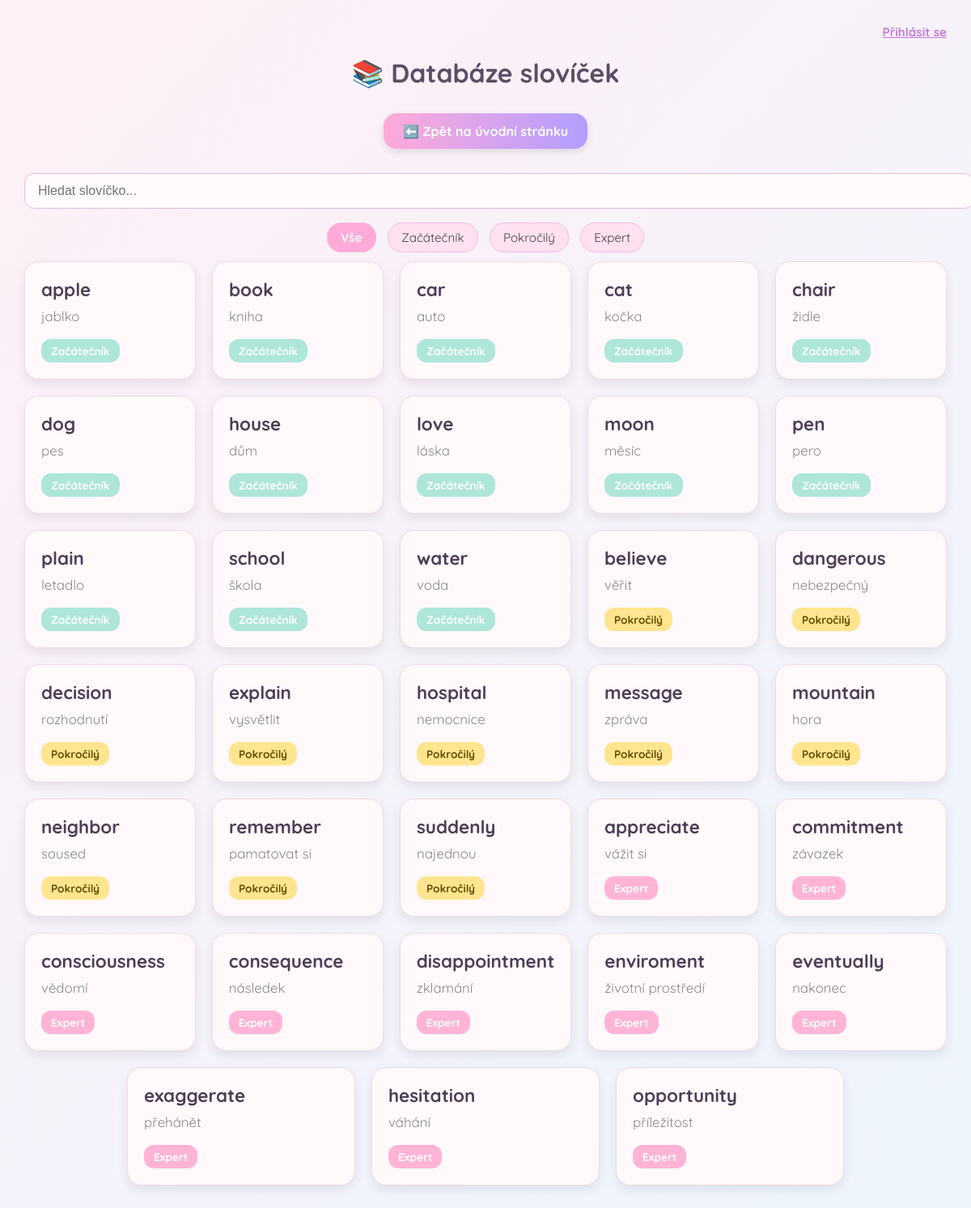
The page /words/ on the database as committed earlier.
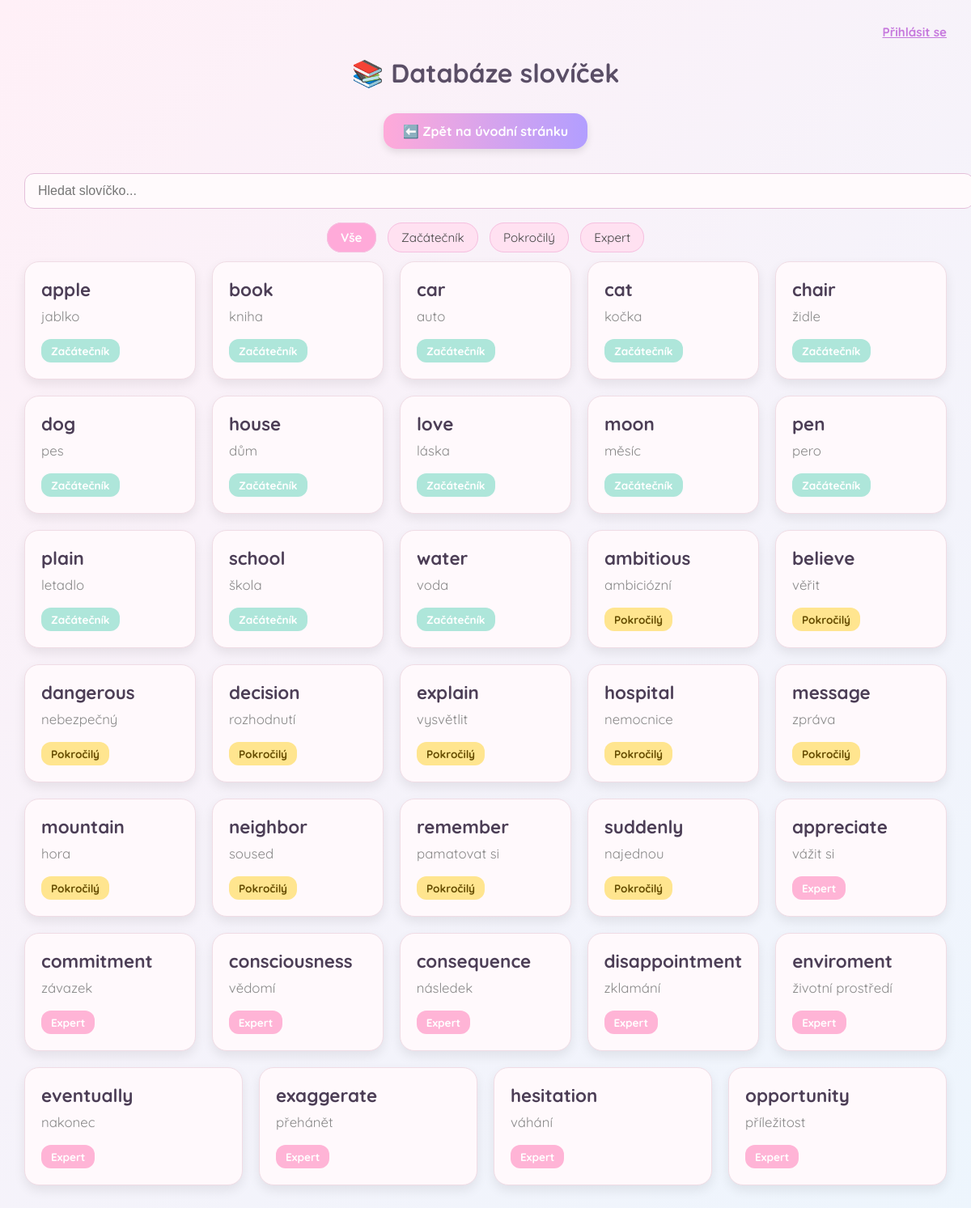
The same page on the database as committed later.
### core/models.py (models this page shows, shortened)
class Word(models.Model):
    english = models.CharField(
        max_length=100,
        verbose_name="Anglické slovo",
        help_text="Zadej slovo v angličtině (bez speciálních znaků)",
        validators=[RegexValidator(r'^[a-zA-Z\s\-]+$', 'Pouze písmena, mezery a pomlčky')]
    )
    czech = models.CharField(
        max_length=100,
        verbose_name="Český překlad",
        help_text="Zadej český překlad"
    )
    difficulty = models.CharField(
        max_length=10,
        choices=[
            ('easy', 'Easy'),
            ('medium', 'Medium'),
            ('hard', 'Hard')
        ],
        verbose_name="Obtížnost",
        help_text="Vyber obtížnost slova"
    )
    category = models.ForeignKey(
        'Category',
        on_delete=models.CASCADE,
        null=True,
        blank=True,
        verbose_name="Kategorie",
        help_text="Vyber kategorii (nepovinné)"
    )
    example_sentence = models.TextField(
        blank=True,
        null=True,
        verbose_name="Příklad věty",
        help_text="Věta, kde se používá anglické slovo"
    )
    class Meta:
        verbose_name = "Slovo"
        verbose_name_plural = "Slova"
        ordering = ['difficulty']
    @classmethod
    def ordered_by_difficulty(cls) -> QuerySet:
        return cls.objects.annotate(
            difficulty_order=Case(
                When(difficulty='easy', then=Value(1)),
                When(difficulty='medium', then=Value(2)),
                When(difficulty='hard', then=Value(3)),
                output_field=IntegerField()
            )
        ).order_by('difficulty_order', 'english')

### core/views.py (the view)
# urls.py: path('words/', views.word_list, name='word_list'),
def word_list(request):
    query = request.GET.get("q", "")
    difficulty = request.GET.get("difficulty", "")
    words = Word.ordered_by_difficulty()
    if query:
        words = words.filter(
            Q(english__icontains=query) |
            Q(czech__icontains=query)
        )
    if difficulty:
        words = words.filter(difficulty=difficulty)
    return render(request, 'core/word_list.html', {
        'words': words,
        'selected_difficulty': difficulty
    })

### core/templates/core/word_list.html (shortened to what this page needs)
<!DOCTYPE html>
<html lang="cs">
<head>
</head>
<body>
  <div class="topbar">
    {% if user.is_authenticated %}
    Přihlášen jako <strong>{{ user.username }}</strong>
    <form method="post" action="{% url 'logout' %}" style="display: inline;">{% csrf_token %}
      <button type="submit">Odhlásit se</button>
    </form>
    {% else %}
    <a href="{% url 'login' %}">Přihlásit se</a>
    {% endif %}
  </div>
  <h1>📚 Databáze slovíček</h1>
    <div style="text-align: center; margin-bottom: 30px;">
    <a href="{% url 'home' %}" style="display: inline-block; background: linear-gradient(to right, #ffaad9, #b29eff); padding: 12px 24px; border-radius: 16px; color: white; font-weight: bold; text-decoration: none; box-shadow: 0 4px 10px rgba(0,0,0,0.1); transition: 0.2s ease;">
    ⬅️ Zpět na úvodní stránku
    </a>
    </div>
  <input type="text" id="searchInput" placeholder="Hledat slovíčko...">
  <form method="get" class="difficulty-filters">
    <label for="all">Vše</label>
    <label for="easy">Začátečník</label>
    <label for="medium">Pokročilý</label>
    <label for="hard">Expert</label>
  </form>
  <div class="card-container">
    {% for word in words %}
    <div class="word-card difficulty-{{ word.difficulty }}" data-english="{{ word.english }}" data-czech="{{ word.czech }}" data-difficulty="{{ word.difficulty }}" data-example="{{ word.example_sentence|default:" No example yet." }}" data-category="{% if word.category %}{{ word.category.name }}{% else %}Bez kategorie{% endif %}">
      <h2>{{ word.english }}</h2>
      <p>{{ word.czech }}</p>
      <span class="label">
        {% if word.difficulty == "easy" %}Začátečník
        {% elif word.difficulty == "medium" %}Pokročilý
        {% elif word.difficulty == "hard" %}Expert
        {% else %}?{% endif %}
      </span>
    </div>
    {% endfor %}
  </div>
</body>
</html>

Rows that differ between the two databases and show on the page:
added Word: english "ambitious", czech "ambiciózní", difficulty "Pokročilý"
